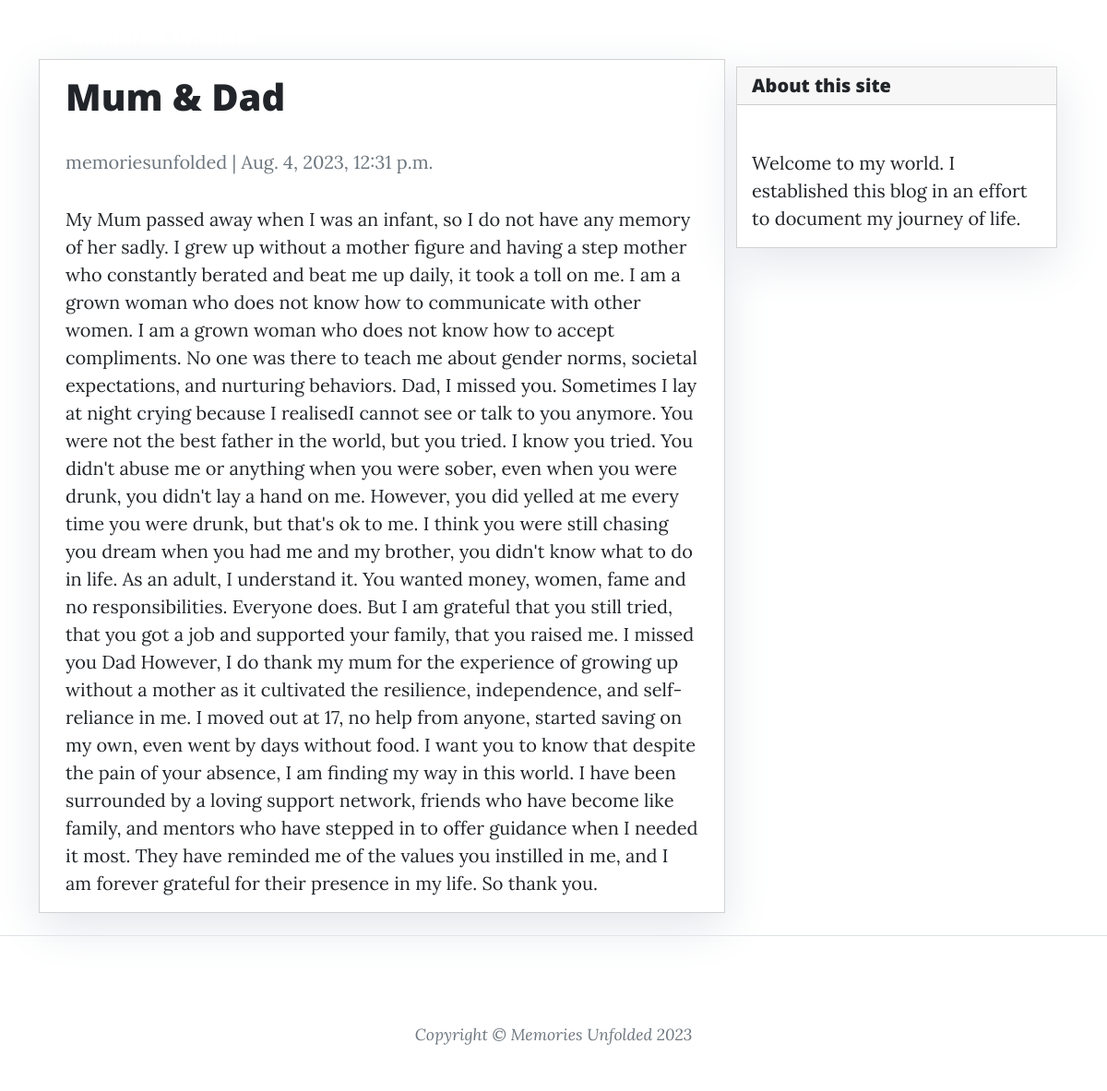
Page /mumdad/ on the committed database.
### blog/models.py (models this page shows, shortened)
class Post(models.Model):
    title = models.CharField(max_length=300, unique=True)
    slug = models.SlugField(max_length=300, unique=True)
    author = models.ForeignKey(User, on_delete=models.CASCADE, related_name='blog_posts')
    content = models.TextField()
    status = models.IntegerField(choices=STATUS, default=0)
    created_at = models.DateTimeField(auto_now_add=True)
    updated_at = models.DateTimeField(auto_now=True)
    class Meta:
        ordering = ['-created_at']

### blog/views.py (the view)
# urls.py: path('<slug:slug>/', views.PostDetail.as_view(),  name='post_detail'),
class PostDetail(generic.DetailView):
    model = Post
    template_name = 'post_detail.html'

### blog/templates/post_detail.html
{% extends 'base.html' %} {% block content %}
<div class="container">
  <div class="row">
    <div class="col-md-8 card mb-4  mt-3 left  top">
      <div class="card-body">
        <h1>{% block title %} {{ object.title }} {% endblock title %}</h1>
        <p class=" text-muted">{{ post.author }} | {{ post.created_at }}</p>
        <p class="card-text ">{{ object.content | safe }}</p>
      </div>
    </div>
    {% block sidebar %} {% include 'sidebar.html' %} {% endblock sidebar %}
  </div>
</div>
{% endblock content %}

### blog/templates/sidebar.html (style rules this page uses)
.card { box-shadow: 0 16px 48px #E3E7EB; }

### rows in the picture
Post: title "Mum & Dad", author "memoriesunfolded", created_at "Aug. 4, 2023, 12:31 p.m.", content "My Mum passed away when I was an infant, so I do not have any memory of her sadly. I grew up without a mother figure and having a step mother who constantly berated and beat me up daily, it took a toll on me. I am a grown woman who does not know how to communicate with other women. I am a grown woman who does not know how to accept compliments. No one was there to teach me about gender norms, societal expectations, and nurturing behaviors. Dad, I missed you. Sometimes I lay at night crying because I realisedI cannot see or talk to you anymore. You were not the best father in the world, but you tried. I know you tried. You didn't abuse me or anything when you were sober, even when you were…"
